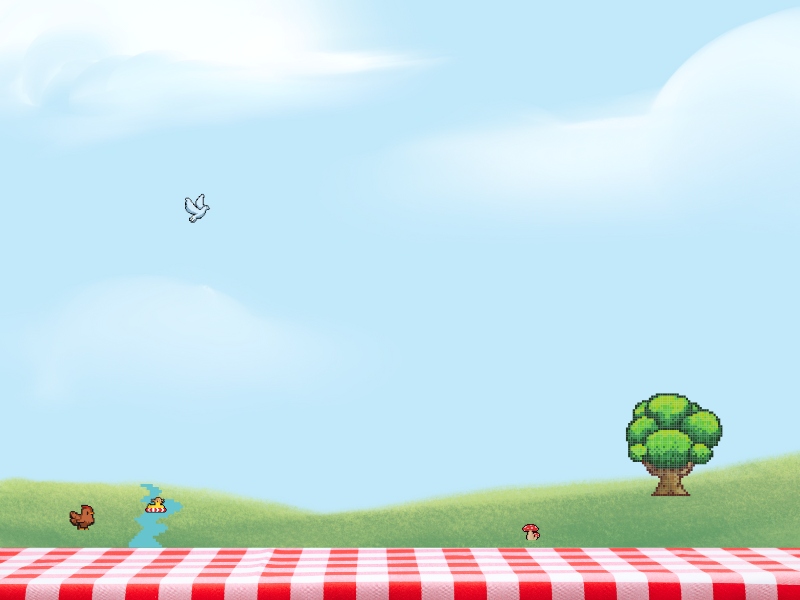
#> input picture assets/gameBg.png, 800 x 600 px; its folder holds 6 pictures in this run
$ python -i game.py   (imports and definitions only)
#> lines starting #> are read from the running program, lines starting #| are printed output that depends on the picture
import cv2
import numpy as np
import threading
import tkinter as tk
import random
from PIL import Image, ImageTk

# === Global variables ===
center_x = 400
game_running = False
camera_running = True
score = 0
ball_speed = [10]
life_icons = []

# === OpenCV Hand Tracking Thread ===
# [42 lines left out: function track_hand, not called in this run]

# === Game Window and Logic ===
def start_game():
    # [92 lines left out: functions move_object, reset_object, start_gameplay, lose_life, show_game_over, quit_game, not called in this run]

    # === Tkinter Window and Canvas Setup ===
    window = tk.Tk()
    window.title("Catch Me If U Cam!")
    window.geometry("800x650")

    canvas = tk.Canvas(window, width=800, height=600, bg="#87CEEB")
    canvas.pack()

    # Load and assign images
    window.bg_image = ImageTk.PhotoImage(Image.open("assets/gameBg.png"))
    window.paddle_image = ImageTk.PhotoImage(Image.open("assets/basket.png").resize((200, 200), Image.LANCZOS))
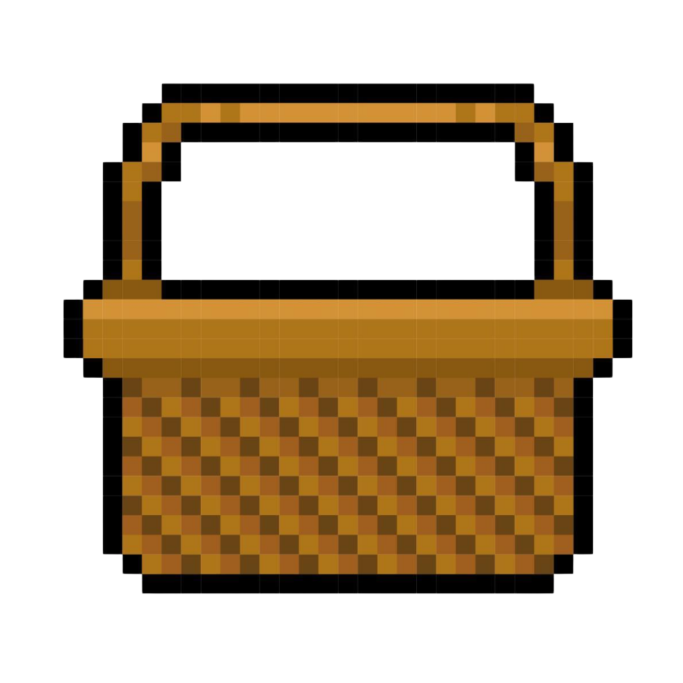
#> input picture assets/basket.png, 2048 x 2048 px (shown at 1/3 size)
    window.ball_image = ImageTk.PhotoImage(Image.open("assets/apple.png").resize((40, 40), Image.LANCZOS))
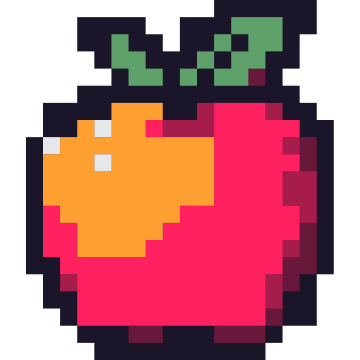
#> input picture assets/apple.png, 360 x 360 px
    window.life_image = ImageTk.PhotoImage(Image.open("assets/heart.png").resize((30, 30), Image.LANCZOS))
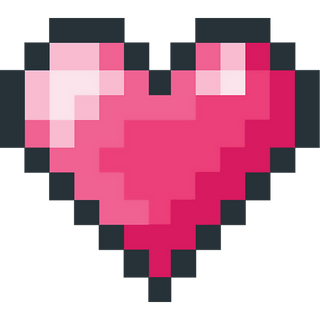
#> input picture assets/heart.png, 320 x 320 px
    window.clouds_image = ImageTk.PhotoImage(Image.open("assets/clouds.png"))
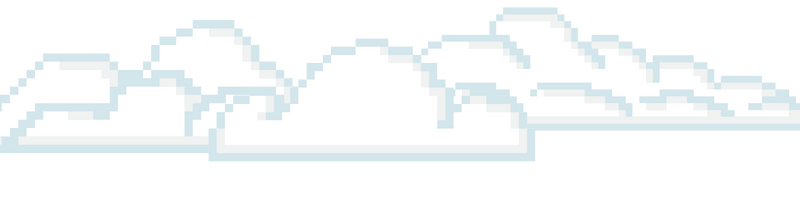
#> input picture assets/clouds.png, 800 x 200 px
    window.score_image = ImageTk.PhotoImage(Image.open("assets/score.png"))
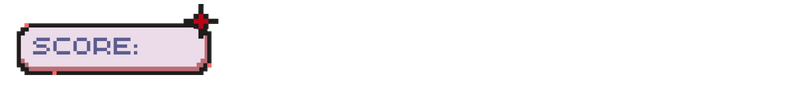
#> input picture assets/score.png, 800 x 100 px
#> (the run stopped early here; a loop or call above may not have finished)
